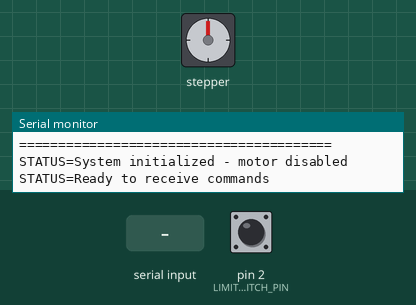
Simulated run of this sketch. Board: Arduino Uno, built with avr-gcc and run on an emulated ATmega328P. On the bench: stepper motor, the last lines printed to the serial monitor. Wiring (inferred from the names in the program): stepper motor driver (200 steps per turn assumed): step pin 3; direction pin 4; enable pin 5. The inputs (shaded band) are chosen by the test bench; at power-on: pin 2 (LIMIT_SWITCH_PIN) HIGH.

Above: at 2.3 s.
2.4 s: "MEASURE\n" received over Serial
At 2.92 s:
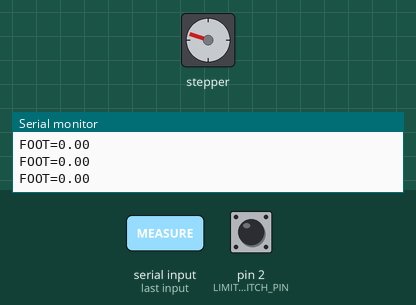
5.4 s: pin 2 (LIMIT_SWITCH_PIN) pulled LOW for 0.15 s
7.0 s: "HOME\n" received over Serial
At 8.1 s:
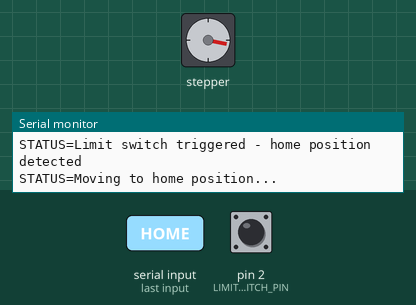
10.0 s: pin 2 (LIMIT_SWITCH_PIN) pulled LOW for 1 s
12.5 s: "TEST\n" received over Serial
At 14.2 s:
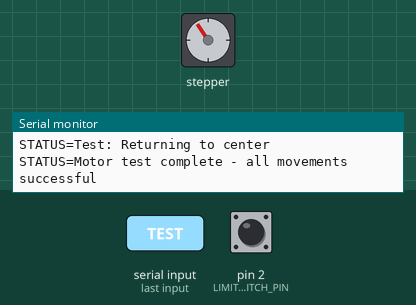
15.2 s: "MEASURE90\n" received over Serial
At 15.72 s:
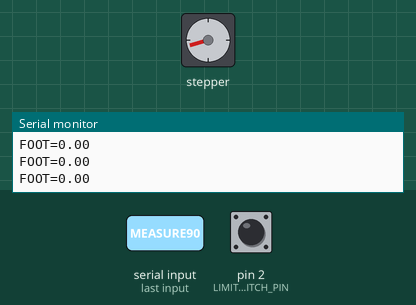
Timing chart, 0 to 19.2 s (numbered marks = the images above; inputs shaded):
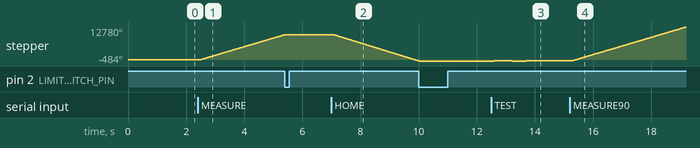

The sketch:

FootScanner.ino
```cpp
// Smart Foot Measurement System - Arduino Uno
// Controls NEMA 17 Stepper Motor via TMC2209 Driver
// Communicates with WinUI 3 Dashboard via Serial (9600 baud)
//
// Motor Wiring (NEMA 17 4-wire):
// Black (Coil 1A) → TMC2209 pin 1A
// Green (Coil 1B) → TMC2209 pin 1B
// Red (Coil 2A)   → TMC2209 pin 2A
// Blue (Coil 2B)  → TMC2209 pin 2B

// TMC2209 Driver Control Pins (Arduino Uno)
#define STEP_PIN 3      // PWM pin 3 - Step pulse input
#define DIR_PIN 4       // Digital pin 4 - Direction control (HIGH=forward, LOW=reverse)
#define ENABLE_PIN 5    // PWM pin 5 - Enable motor (LOW=enabled, HIGH=disabled)

// Sensor Pins (Arduino Uno)
#define LIMIT_SWITCH_PIN 2   // Digital pin 2 (interrupt capable) - Limit switch (pulled HIGH, goes LOW when triggered)
#define PRESSURE_SENSOR_PIN A0  // Analog pin A0 - Pressure/force sensor (0-1023)

// Motor Parameters
#define STEPS_PER_REV 200    // NEMA 17: 1.8 degrees per step (200 steps = 360 degrees)
#define LEAD_SCREW_MM 8      // T8 lead screw: 8mm per revolution
#define MM_PER_STEP (LEAD_SCREW_MM / STEPS_PER_REV)  // 0.04mm per step

// Step timing (microseconds) - affects motor speed
#define STEP_DELAY_US 500    // Delay between step pulses (lower = faster)

// Global Variables
long totalSteps = 0;
long maxSteps = 10000;  // Maximum movement limit (safety)
bool isMotorEnabled = false;
bool isScanning = false;
float currentDistance = 0.0;
unsigned long lastMeasurementTime = 0;
const unsigned long MEASUREMENT_INTERVAL = 100;  // milliseconds between FOOT= updates

void setup() {
  // Initialize Serial Communication (Arduino Uno: 9600 baud standard)
  Serial.begin(9600);
  delay(500);  // Wait for serial to initialize

  Serial.println("");
  Serial.println("========================================");
  Serial.println("READY=Smart Foot Scanner - Arduino Uno");
  Serial.println("========================================");
  Serial.println("");

  // Configure Motor Control Pins as OUTPUT
  pinMode(STEP_PIN, OUTPUT);
  pinMode(DIR_PIN, OUTPUT);
  pinMode(ENABLE_PIN, OUTPUT);

  // Configure Sensor Pins as INPUT
  pinMode(LIMIT_SWITCH_PIN, INPUT_PULLUP);  // Pullup enabled - goes LOW when switch closes
  pinMode(PRESSURE_SENSOR_PIN, INPUT);      // Analog input (0-1023 on Arduino Uno)

  // Motor initially disabled (HIGH = disabled on TMC2209)
  digitalWrite(ENABLE_PIN, HIGH);
  digitalWrite(DIR_PIN, HIGH);   // Default forward direction
  digitalWrite(STEP_PIN, LOW);   // Step line low

  Serial.println("STATUS=System initialized - motor disabled");
  Serial.println("STATUS=Ready to receive commands");
  delay(500);
}

void loop() {
  // Handle serial commands from WinUI Dashboard
  if (Serial.available() > 0) {
	String command = Serial.readStringUntil('\n');
	command.trim();
	if (command.length() > 0) {
	  processCommand(command);
	}
  }

  // Motor movement loop (stepping)
  if (isScanning) {
	// Check limit switch (home position detection) - active LOW
	if (digitalRead(LIMIT_SWITCH_PIN) == LOW) {
	  stopMotor();
	  isScanning = false;
	  Serial.println("STATUS=Limit switch triggered - home position detected");
	  return;
	}

	// Step the motor
	pulseStep();
	totalSteps++;

	// Check step limit (safety maximum)
	if (totalSteps >= maxSteps) {
	  stopMotor();
	  isScanning = false;
	  Serial.println("STATUS=Maximum step limit reached - stopping");
	}

	// Send periodic distance updates to dashboard
	if (millis() - lastMeasurementTime >= MEASUREMENT_INTERVAL) {
	  float distanceMm = totalSteps * MM_PER_STEP;
	  Serial.print("FOOT=");
	  Serial.println(distanceMm, 2);  // 2 decimal places
	  lastMeasurementTime = millis();
	}
  }
}

// Process incoming serial commands from the dashboard
void processCommand(String cmd) {
  if (cmd.startsWith("MEASURE")) {
	// Start measurement scan
	startScan();
	Serial.println("STATUS=Measurement started");
  }
  else if (cmd.startsWith("HOME")) {
	// Move to home position (limit switch)
	goHome();
  }
  else if (cmd.startsWith("STOP")) {
	// Stop motor immediately
	stopMotor();
	Serial.println("STATUS=Motor stopped");
  }
  else if (cmd.startsWith("MOVE")) {
	// Parse and move: MOVE;DISTANCE=50;SPEED=100;DIR=0
	parseAndMove(cmd);
  }
  else if (cmd.startsWith("TEST")) {
	// Test motor movement
	testMotor();
  }
  else if (cmd.startsWith("PING")) {
	// Heartbeat check
	Serial.println("PONG=OK");
  }
  else if (cmd.startsWith("READ")) {
	// Read pressure sensor
	int pressureRaw = analogRead(PRESSURE_SENSOR_PIN);
	Serial.print("PRESSURE=");
	Serial.println(pressureRaw);
  }
}

// Start measurement scan
void startScan() {
  totalSteps = 0;
  isScanning = true;
  isMotorEnabled = true;
  lastMeasurementTime = millis();

  // Enable motor (LOW = enabled on TMC2209)
  digitalWrite(ENABLE_PIN, LOW);
  delay(50);  // Give motor time to enable

  // Set forward direction
  digitalWrite(DIR_PIN, HIGH);

  Serial.println("STATUS=Scan started - motor enabled, moving forward");
}

// Stop motor and disable
void stopMotor() {
  isScanning = false;
  isMotorEnabled = false;

  // Disable motor (HIGH = disabled on TMC2209)
  digitalWrite(ENABLE_PIN, HIGH);
  delay(50);

  // Send final distance measurement
  float finalDistance = totalSteps * MM_PER_STEP;
  Serial.print("RESULT=");
  Serial.println(finalDistance, 2);
  Serial.println("STATUS=Motor disabled - measurement complete");
}

// Move to home position using limit switch
void goHome() {
  Serial.println("STATUS=Moving to home position...");
  isMotorEnabled = true;
  digitalWrite(ENABLE_PIN, LOW);
  delay(50);

  // Reverse direction to move toward limit switch
  digitalWrite(DIR_PIN, LOW);

  totalSteps = 0;
  int stepCount = 0;

  // Move until limit switch is triggered (active LOW)
  while (digitalRead(LIMIT_SWITCH_PIN) == HIGH && stepCount < 20000) {
	pulseStep();
	stepCount++;
  }

  // Reset counters at home
  totalSteps = 0;
  isMotorEnabled = false;
  digitalWrite(ENABLE_PIN, HIGH);
  delay(50);

  Serial.println("STATUS=Home position reached - motor disabled");
}

// Parse and execute MOVE command
// Format: MOVE;DISTANCE=50;SPEED=100;DIR=1
void parseAndMove(String cmd) {
  float distance = extractValue(cmd, "DISTANCE=");
  float speed = extractValue(cmd, "SPEED=");
  int direction = (int)extractValue(cmd, "DIR=");

  if (distance > 0 && speed > 0) {
	isMotorEnabled = true;
	digitalWrite(ENABLE_PIN, LOW);
	delay(50);

	// Set direction (1 = forward/HIGH, 0 = reverse/LOW)
	digitalWrite(DIR_PIN, direction == 1 ? HIGH : LOW);

	// Calculate steps needed
	long stepsNeeded = (long)(distance / MM_PER_STEP);
	long stepCount = 0;

	// Calculate delay based on speed (speed = steps per second)
	long delayMicros = (speed > 0) ? (long)(1000000 / speed) : STEP_DELAY_US;

	Serial.print("STATUS=Moving ");
	Serial.print(distance, 1);
	Serial.print("mm at ");
	Serial.print(speed, 0);
	Serial.println(" steps/sec");

	// Move the motor
	while (stepCount < stepsNeeded) {
	  pulseStep();
	  stepCount++;
	}

	isMotorEnabled = false;
	digitalWrite(ENABLE_PIN, HIGH);
	delay(50);

	Serial.println("STATUS=Movement complete - motor disabled");
  } else {
	Serial.println("ERROR=Invalid MOVE parameters (distance and speed must be > 0)");
  }
}

// Test motor with forward and reverse movement
void testMotor() {
  Serial.println("STATUS=Starting motor test sequence...");

  isMotorEnabled = true;
  digitalWrite(ENABLE_PIN, LOW);
  delay(100);

  // Test forward movement
  Serial.println("STATUS=Test: Moving forward (100 steps)");
  digitalWrite(DIR_PIN, HIGH);  // Forward
  for (int i = 0; i < 100; i++) {
	pulseStep();
  }
  delay(500);

  // Test reverse movement
  Serial.println("STATUS=Test: Moving reverse (100 steps)");
  digitalWrite(DIR_PIN, LOW);   // Reverse
  for (int i = 0; i < 100; i++) {
	pulseStep();
  }
  delay(500);

  // Final position back to center
  Serial.println("STATUS=Test: Returning to center");
  digitalWrite(DIR_PIN, HIGH);  // Forward again
  for (int i = 0; i < 50; i++) {
	pulseStep();
  }

  isMotorEnabled = false;
  digitalWrite(ENABLE_PIN, HIGH);
  delay(50);

  Serial.println("STATUS=Motor test complete - all movements successful");
}

// Generate a single step pulse for TMC2209
// TMC2209 requires: minimum 50ns pulse width, but 1-2µs is safer and more reliable
void pulseStep() {
  // Rising edge (step pulse begins)
  digitalWrite(STEP_PIN, HIGH);
  delayMicroseconds(2);  // 2µs pulse width (safe for TMC2209)

  // Falling edge (step pulse ends)
  digitalWrite(STEP_PIN, LOW);

  // Delay before next step (controls motor speed)
  delayMicroseconds(STEP_DELAY_US);
}

// Extract numeric value from command string
float extractValue(String str, String key) {
  int pos = str.indexOf(key);
  if (pos == -1) return 0.0;

  pos += key.length();
  String value = "";
  while (pos < str.length() && (isDigit(str[pos]) || str[pos] == '.')) {
	value += str[pos];
	pos++;
  }
  return value.toFloat();
}

// Extract string value from command (not currently used but useful)
String extractString(String str, String key) {
  int pos = str.indexOf(key);
  if (pos == -1) return "";

  pos += key.length();
  String value = "";
  while (pos < str.length() && str[pos] != ';' && str[pos] != '\n') {
	value += str[pos];
	pos++;
  }
  return value;
}
```

Measured:
- after the input at 2.4 s, stepper: keeps turning clockwise at about 3358°/s, starting after 0.08 s
- after the input at 7.0 s, stepper: keeps turning counter-clockwise at about 3501°/s, starting after 0.06 s
- after the input at 12.5 s, stepper: turns 180° clockwise in 0.05 s, then 180° counter-clockwise in 0.05 s, then 90° clockwise in 0.03 s
- after the input at 15.2 s, stepper: keeps turning clockwise at about 3358°/s, starting after 0.08 s
